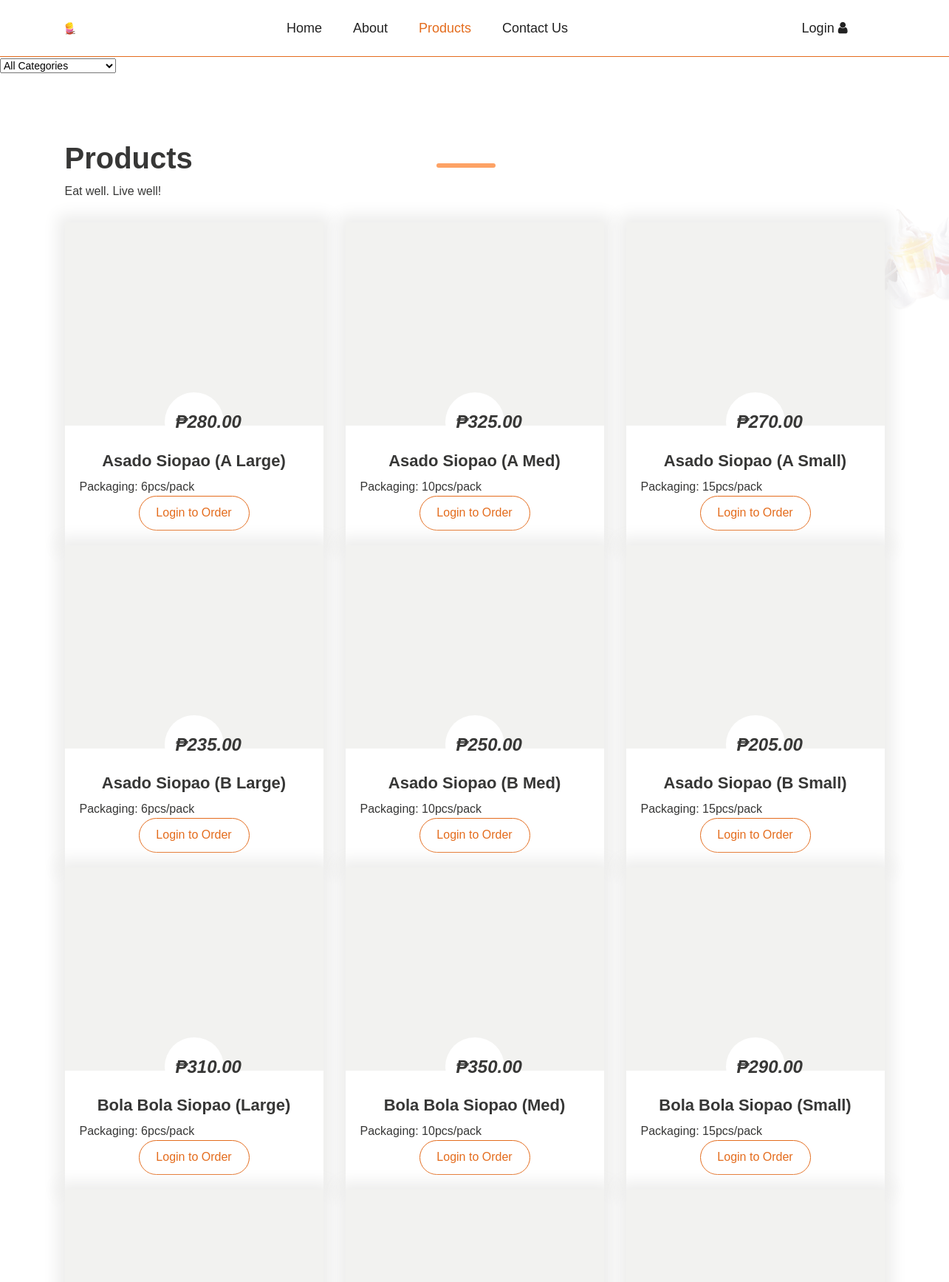
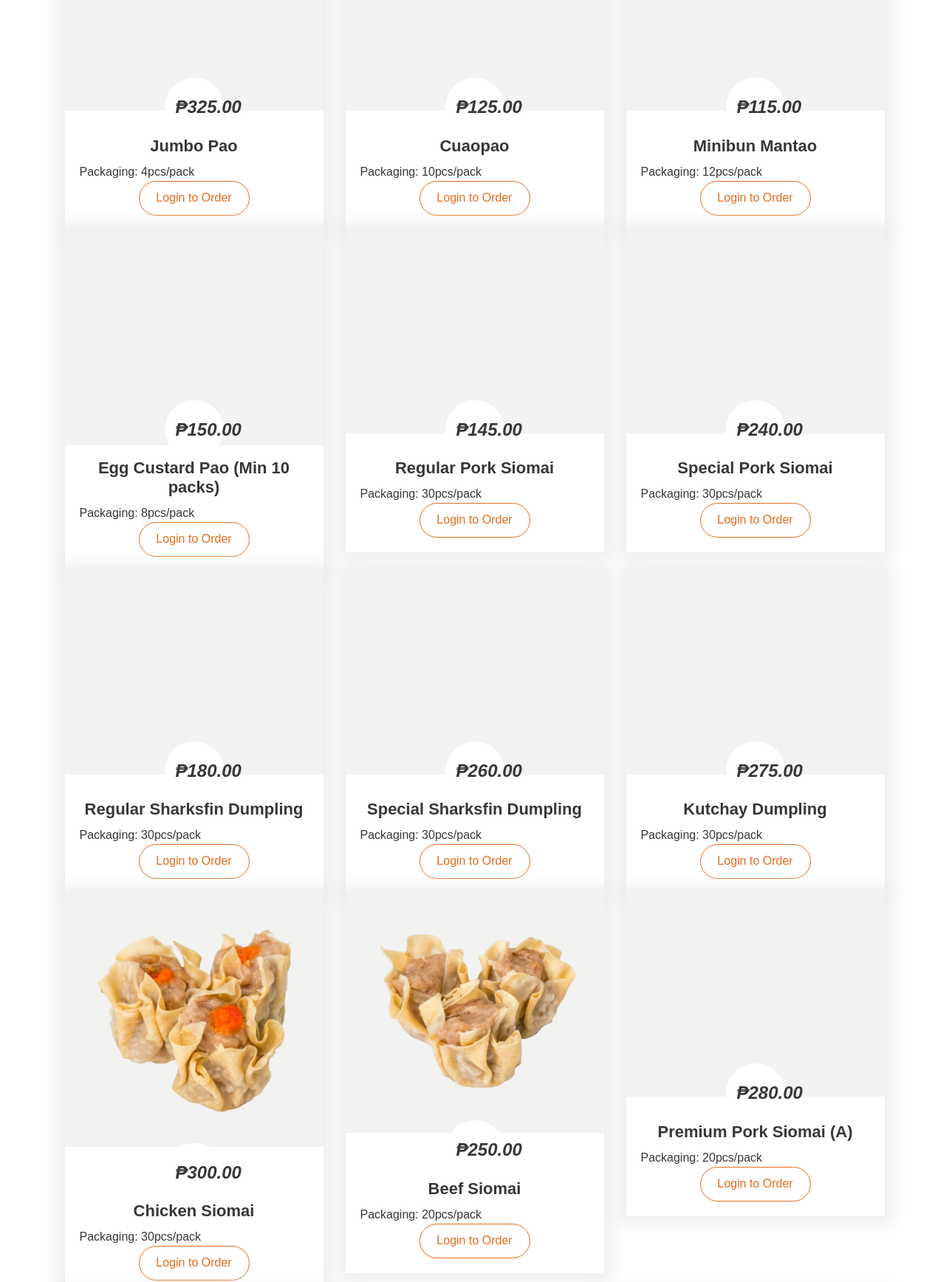
/LandingPage/ordering.php (upper part), run on the app's committed database (2 pictures, top to bottom).
### tables this page shows
CREATE TABLE `products` (
  `product_id` int(11) NOT NULL,
  `category` varchar(50) NOT NULL,
  `item_description` varchar(255) NOT NULL,
  `packaging` varchar(50) DEFAULT NULL,
  `price` decimal(10,2) NOT NULL,
  `stock_quantity` int(11) NOT NULL DEFAULT 0,
  `additional_description` text DEFAULT NULL,
  `product_image` varchar(255) DEFAULT NULL
);

### LandingPage/ordering.php (the view, shortened to what this page needs)
<?php
$conn = new mysqli("localhost", "root", "", "top_exchange");
$sql = "SELECT product_id, item_description AS name, price, product_image AS image_path, packaging, category FROM products";
$stmt = $conn->prepare($sql);
$stmt->execute();
$result = $stmt->get_result();
?>
<!DOCTYPE html>
<html>
<head>
    <link rel="stylesheet" type="text/css" href="css/bootstrap.min.css">
    <link rel="stylesheet" type="text/css" href="css/style.css">
    <link rel="stylesheet" href="css/responsive.css">
    <link rel="stylesheet" href="css/jquery.mCustomScrollbar.min.css">
    <link rel="stylesheet" href="https://netdna.bootstrapcdn.com/font-awesome/4.0.3/css/font-awesome.css">
</head>
<body>
<div class="header_section header_bg">
    <div class="container">
        <nav class="navbar navbar-expand-lg navbar-light bg-light">
            <a class="navbar-brand" href="index.php"><img src="images/resized_food_corp_logo.png"></a>
            <div class="collapse navbar-collapse" id="navbarSupportedContent">
                <ul class="navbar-nav ml-auto">
                    <li class="nav-item">
                        <a class="nav-link" href="index.php">Home</a>
                    </li>
                    <li class="nav-item">
                        <a class="nav-link" href="about.php">About</a>
                    </li>
                    <li class="nav-item active">
                        <a class="nav-link" href="ordering.php">Products</a>
                    </li>
                    <li class="nav-item">
                        <a class="nav-link" href="contact.php">Contact Us</a>
                    </li>
                </ul>
                <form class="form-inline my-2 my-lg-0">
                    <div class="login_bt">
                        <?php if (isset($_SESSION['username'])): ?>
                            <a href="#" class="cart-button" data-toggle="modal" data-target="#cartModal">
                                <span style="color: #222222;"><i class="fa fa-shopping-cart" aria-hidden="true"></i></span>
                                <span id="cart-count" class="badge badge-danger"><?php echo array_sum(array_column($_SESSION['cart'], 'quantity')); ?></span>
                            </a>
                            <a href="logout.php">Logout (<?php echo htmlspecialchars($_SESSION['username']); ?>)
                                <span style="color: #222222;"><i class="fa fa-sign-out" aria-hidden="true"></i></span>
                            </a>
                        <?php else: ?>
                            <a href="login.php">Login
                                <span style="color: #222222;"><i class="fa fa-user" aria-hidden="true"></i></span>
                            </a>
                        <?php endif; ?>
                    </div>
                </form>
            </div>
        </nav>
    </div>
</div>
<form method="GET" action="">
    <select name="category" onchange="this.form.submit()">
        <option value="">All Categories</option>
    </select>
</form>
<div class="cream_section layout_padding">
    <div class="container">
        <div class="row">
            <div class="col-md-12">
                <h1 class="cream_taital">Products</h1>
                <p class="cream_text">Eat well. Live well!</p>
            </div>
        </div>
        <div class="cream_section_2">
            <div class="row">
                <?php while ($row = $result->fetch_assoc()) { ?>
                    <div class="col-md-4">
                        <div class="cream_box">
                            <div class="cream_img">
                                <img src="<?php echo htmlspecialchars($row['image_path']); ?>">
                            </div>
                            <div class="price_text">
                                ₱<?php echo isset($row['price']) ? number_format($row['price'], 2) : '0.00'; ?>
                            </div>
                            <h6 class="strawberry_text">
                                <?php echo isset($row['name']) ? htmlspecialchars($row['name']) : 'No Name'; ?>
                            </h6>
                            <p class="cream_text">
                                Packaging: <?php echo isset($row['packaging']) ? htmlspecialchars($row['packaging']) : 'N/A'; ?>
                            </p>
                            <div class="cart_bt">
                                <?php if (isset($_SESSION['username'])): ?>
                                    <a href="#" class="add-to-cart" data-product-id="<?php echo $row['product_id']; ?>" data-product-name="<?php echo htmlspecialchars($row['name']); ?>" data-product-price="<?php echo $row['price']; ?>" data-image-path="<?php echo htmlspecialchars($row['image_path']); ?>" data-packaging="<?php echo htmlspecialchars($row['packaging']); ?>">Add To Cart</a>
                                <?php else: ?>
                                    <a href="login.php" class="login-to-order">Login to Order</a>
                                <?php endif; ?>
                            </div>
                        </div>
                    </div>
                <?php } ?>
            </div>
        </div>
    </div>
</div>
</body>
</html>

### LandingPage/css/style.css (style rules this page uses)
* { box-sizing: border-box !important; transition: ease all 0.5s; }
html { scroll-behavior: smooth; }
body { color: #666666; font-size: 14px; font-family: 'Poppins', sans-serif; line-height: 1.80857; font-weight: normal; overflow-x: hidden; }
a { color: #1f1f1f; text-decoration: none !important; outline: none !important; -webkit-transition: all .3s ease-in-out; -moz-transition: all .3s ease-in-out; -ms-transition: all .3s ease-in-out; -o-transition: all .3s ease-in-out; transition: all .3s ease-in-out; }
h1, h2, h3, h4, h5, h6 { letter-spacing: 0; font-weight: normal; position: relative; padding: 0 0 10px 0; font-weight: normal; line-height: normal; color: #111111; margin: 0 }
h1 { font-size: 24px }
h6 { font-size: 13px }
*, *::after, *::before { -webkit-box-sizing: border-box; -moz-box-sizing: border-box; box-sizing: border-box; }
ul, li, ol { margin: 0px; padding: 0px; list-style: none; }
p { margin: 20px; font-weight: 300; font-size: 15px; line-height: 24px; }
a { color: #222222; text-decoration: none; outline: none !important; }
a, .btn { text-decoration: none !important; outline: none !important; -webkit-transition: all .3s ease-in-out; -moz-transition: all .3s ease-in-out; -ms-transition: all .3s ease-in-out; -o-transition: all .3s ease-in-out; transition: all .3s ease-in-out; }
img { max-width: 100%; height: auto; }
.layout_padding { padding-top: 100px; padding-bottom: 0px; }
.header_section { width: 100%; float: left; background-image: url(../images/banner-bg.png); height: auto; background-size: 100%; background-repeat: no-repeat; }
.header_bg { background: #ffffff; border-bottom: 1px solid #e46c1d; }
.bg-light { background-color: transparent !important; }
.ml-auto, .mx-auto { margin: 0 auto; }
.navbar-expand-lg .navbar-nav .nav-link { padding: 3px 15px; font-size: 18px; color: #222222; margin: 0px 6px; }
.navbar-light .navbar-nav .active>.nav-link, .navbar-light .navbar-nav .nav-link.active, .navbar-light .navbar-nav .nav-link.show, .navbar-light .navbar-nav .show>.nav-link { color: #e46c1d; }
.navbar-brand { margin: 0px; float: right; }
.navbar { padding: 15px 0px; }
.login_bt a { font-size: 18px; color: #222222; padding: 0px 50px 0px 30px; }
.cream_section { width: 100%; float: left; padding: 90px 0px 0px 0px; position: relative; }
.cream_section::after { position: absolute; content: ''; width: 120px; height: 140px; background-image: url(../images/img-6.png); background-size: 100%; background-repeat: no-repeat; bottom: 80px; }
.cream_section::before { position: absolute; content: ''; width: 120px; height: 140px; background-image: url(../images/img-6.png); background-size: 100%; background-repeat: no-repeat; top: 180px; right: 0px; }
.cream_taital { width: 67%; float: left; font-size: 40px; color: #373736; font-weight: bold; }
.cream_taital::after { position: absolute; content: ''; width: 80px; height: 6px; background-color: #fda265; bottom: 20px; right: 160px; border-radius: 4px; }
.cream_text { width: 100%; float: left; font-size: 16px; color: #373736; margin: 0px; }
.cream_section_2 { width: 100%; float: left; padding-top: 30px; }
.cream_box { width: 100%; float: left; background-image: linear-gradient( 0deg, #ffffff 37%, #f2f2f0 37%); height: auto; padding: 20px; box-shadow: 0px 0px 20px 10px #ededec; }
.cream_img { width: 100%; text-align: center; padding-bottom: 20px; min-height: 210px; }
.price_text { width: 80px; margin: 0 auto; text-align: center; font-size: 24px; color: #373736; font-weight: bold; background: #fff; padding: 18px 15px; border-radius: 100px; font-style: italic; }
.strawberry_text { width: 100%; font-size: 22px; color: #373736; text-align: center; font-weight: bold; }
.cart_bt { width: 150px; margin: 0 auto; text-align: center; padding-top: 10px; }
.cart_bt a { width: 100%; float: left; font-size: 16px; text-align: center; border: 1px solid #e46c1d; color: #e46c1d; padding: 8px 0px; border-radius: 40px; }

### LandingPage/css/icomoon.css (style rules this page uses)
body { background: #fff; }

### data on the page
products: price "280.00", item_description "Asado Siopao (A Large)", packaging "6pcs/pack"
products: price "325.00", item_description "Asado Siopao (A Med)", packaging "10pcs/pack"
products: price "270.00", item_description "Asado Siopao (A Small)", packaging "15pcs/pack"
products: price "235.00", item_description "Asado Siopao (B Large)", packaging "6pcs/pack"
products: price "250.00", item_description "Asado Siopao (B Med)", packaging "10pcs/pack"
products: price "205.00", item_description "Asado Siopao (B Small)", packaging "15pcs/pack"
products: price "310.00", item_description "Bola Bola Siopao (Large)", packaging "6pcs/pack"
products: price "350.00", item_description "Bola Bola Siopao (Med)", packaging "10pcs/pack"
products: price "290.00", item_description "Bola Bola Siopao (Small)", packaging "15pcs/pack"
products: price "325.00", item_description "Jumbo Pao", packaging "4pcs/pack"
products: price "125.00", item_description "Cuaopao", packaging "10pcs/pack"
products: price "115.00", item_description "Minibun Mantao", packaging "12pcs/pack"
products: price "150.00", item_description "Egg Custard Pao (Min 10 packs)", packaging "8pcs/pack"
products: price "145.00", item_description "Regular Pork Siomai", packaging "30pcs/pack"
products: price "240.00", item_description "Special Pork Siomai", packaging "30pcs/pack"
products: price "180.00", item_description "Regular Sharksfin Dumpling", packaging "30pcs/pack"
products: price "260.00", item_description "Special Sharksfin Dumpling", packaging "30pcs/pack"
products: price "275.00", item_description "Kutchay Dumpling", packaging "30pcs/pack"
products: product_image (picture), price "300.00", item_description "Chicken Siomai", packaging "30pcs/pack"
products: product_image (picture), price "250.00", item_description "Beef Siomai", packaging "20pcs/pack"
products: price "280.00", item_description "Premium Pork Siomai (A)", packaging "20pcs/pack"
